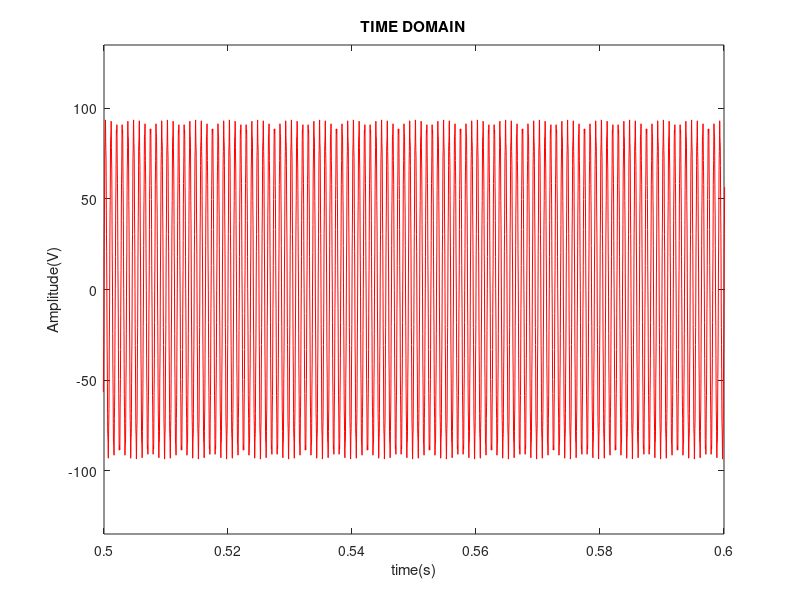
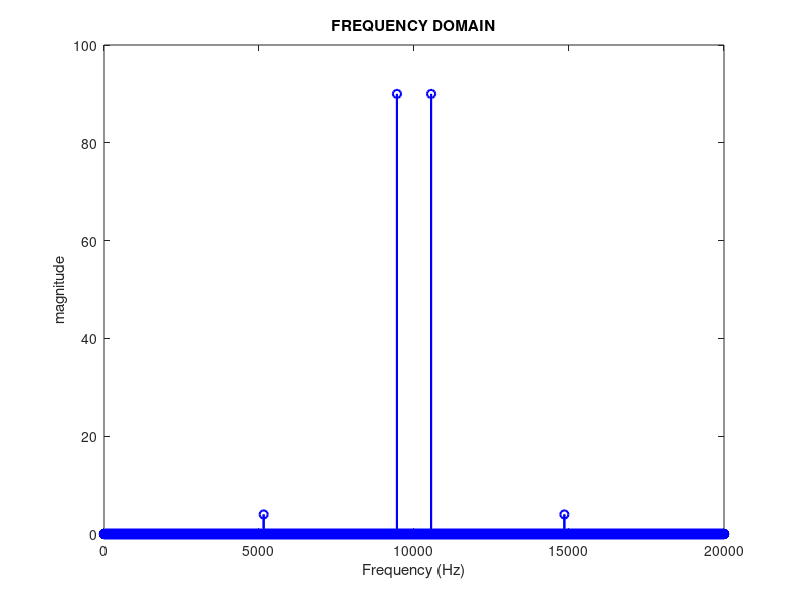

Write MATLAB code to recreate these figures, in order.
close all;
clc;
V1 = 90;
V2=4;
FH=11;
BG=97;
fs = 40000;
t = 0:1/fs:1-1/fs;
powfund = V2^2/2;
x=V1*sin(2*pi*(FH*100)*t)+ V2*sin(2*pi*(BG*100)*t);
fx = fft(x);
fx = fftshift(fx)/(fs/2);
f = fs/2*linspace(0,1,fs);
figure
plot(t,x,'-r','LineWidth',0.5);
axis([0.5,0.60,-135,135]);
xlabel('time(s)');
ylabel('Amplitude(V)');
title('TIME DOMAIN');
figure
plot(f, abs(fx),'b-o','LineWidth',1.5);
xlabel('Frequency (Hz)');
ylabel('magnitude');
title('FREQUENCY DOMAIN');